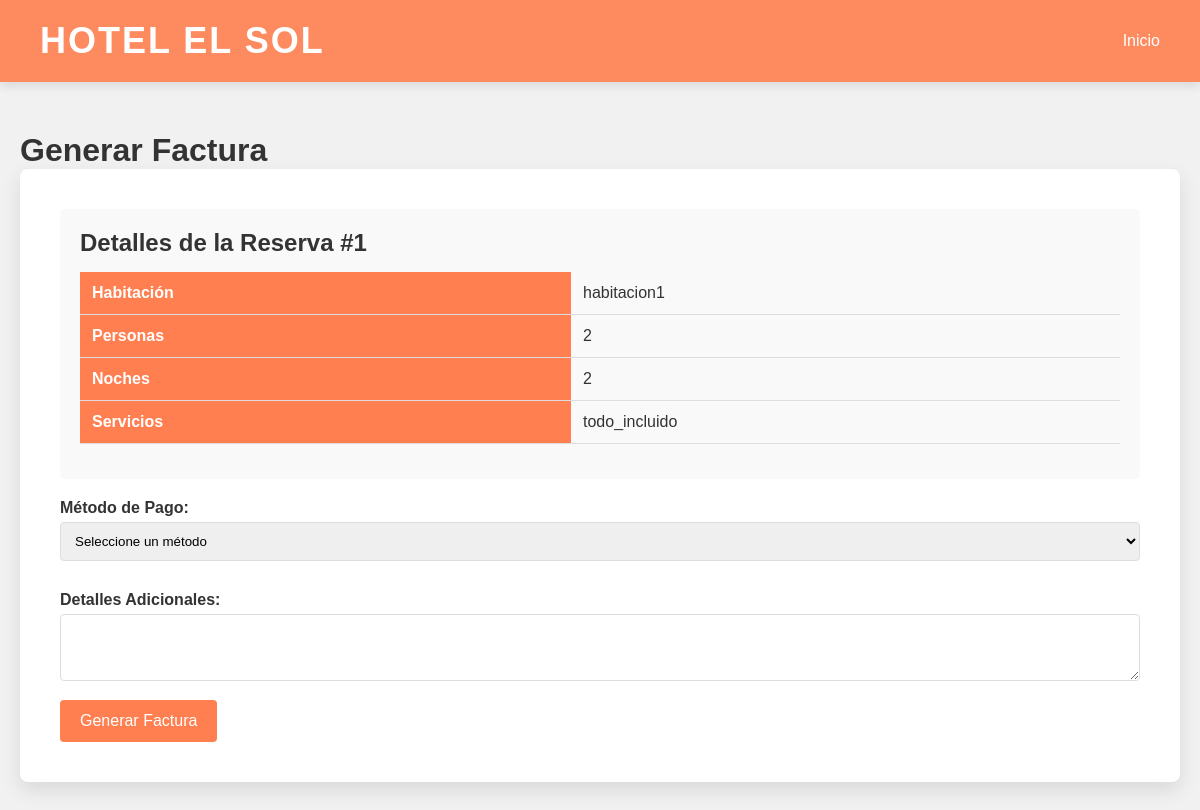
The page /Hotel/facturar.php?id=1 on the database as committed earlier.
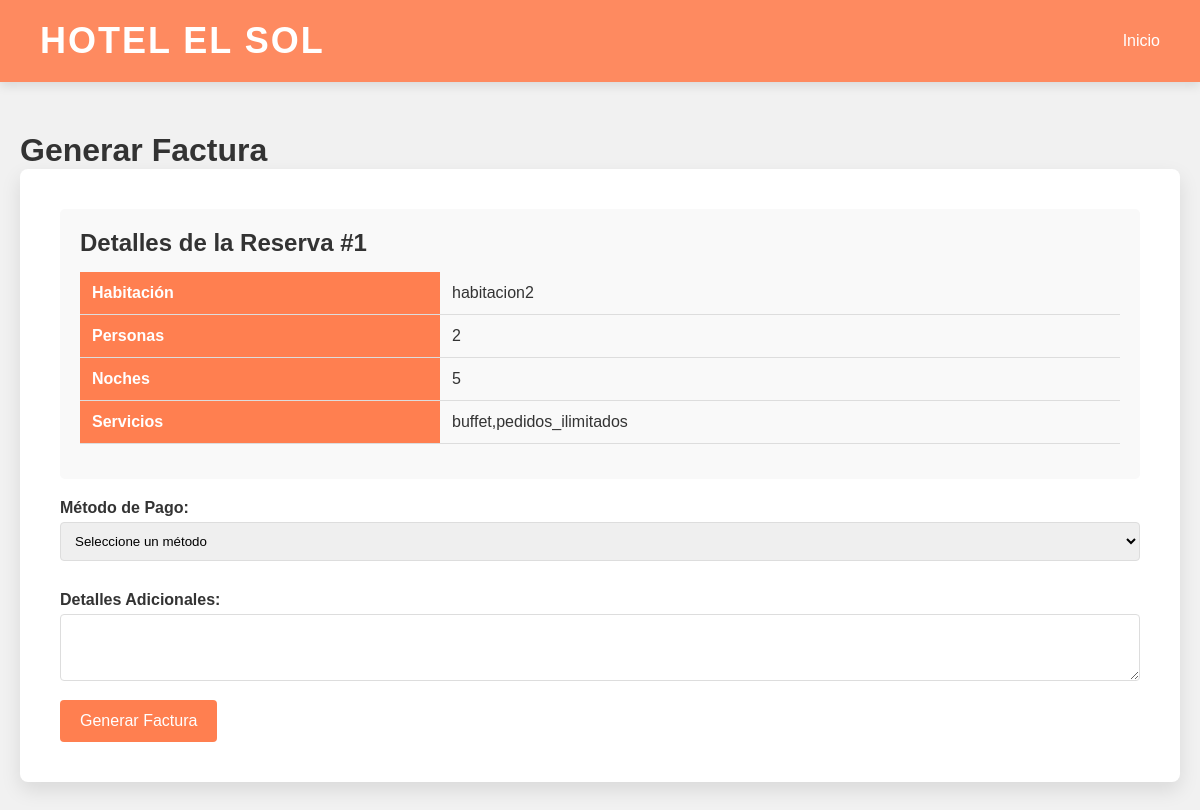
The same page on the database as committed later.
### tables this page shows
CREATE TABLE `reservas` (
  `id` int(11) NOT NULL,
  `habitacion` varchar(100) NOT NULL,
  `personas` int(11) NOT NULL,
  `noches` int(11) NOT NULL,
  `servicios` text DEFAULT NULL,
  `fecha` timestamp NOT NULL DEFAULT current_timestamp()
);

### Hotel/facturar.php (the view, shortened to what this page needs)
<?php
$host = "localhost";
$usuario = "root";
$contrasena = "";
$basedatos = "hotel";
$conn = new mysqli($host, $usuario, $contrasena, $basedatos);
$reserva_id = isset($_GET['id']) ? intval($_GET['id']) : 0;
$mostrar_formulario = true;
$mensaje_exito = '';
$reserva = [];
if ($reserva_id > 0) {
    $query = "SELECT * FROM reservas WHERE id = ?";
    $stmt = $conn->prepare($query);
    $stmt->bind_param("i", $reserva_id);
    $stmt->execute();
    $result = $stmt->get_result();
    $reserva = $result->fetch_assoc();
}
?>
<!DOCTYPE html>
<html lang="es">
<head>
</head>
<body>
    <div class="navbar">
        <div class="titulo">Hotel El Sol</div>
        <div class="nav-botones">
            <a href="inicio.php" style="color: white; text-decoration: none;">Inicio</a>
        </div>
    </div>
    <main class="contenedor-central">
        <h1>Generar Factura</h1>
        <?php if (!empty($mensaje_exito)): ?>
            <?php echo $mensaje_exito; ?>
        <?php elseif (!empty($reserva) && $mostrar_formulario): ?>
        <div class="formulario-factura">
            <div class="detalles-reserva">
                <h2>Detalles de la Reserva #<?php echo $reserva_id; ?></h2>
                <table>
                    <tr>
                        <th>Habitación</th>
                        <td><?php echo htmlspecialchars($reserva['habitacion']); ?></td>
                    </tr>
                    <tr>
                        <th>Personas</th>
                        <td><?php echo htmlspecialchars($reserva['personas']); ?></td>
                    </tr>
                    <tr>
                        <th>Noches</th>
                        <td><?php echo htmlspecialchars($reserva['noches']); ?></td>
                    </tr>
                    <tr>
                        <th>Servicios</th>
                        <td><?php echo htmlspecialchars($reserva['servicios']); ?></td>
                    </tr>
                </table>
            </div>
            <form action="" method="POST">
                <label for="metodo_pago">Método de Pago:</label>
                <select id="metodo_pago" name="metodo_pago" required>
                    <option value="">Seleccione un método</option>
                </select>
                <label for="detalles">Detalles Adicionales:</label>
                <textarea id="detalles" name="detalles" rows="3"></textarea>
                <button type="submit" name="generar_factura">Generar Factura</button>
            </form>
        </div>
        <?php endif; ?>
    </main>
</body>
</html>

Rows that differ between the two databases and show on the page:
changed reservas: habitacion "habitacion1" → "habitacion2"; noches "2" → "5"; servicios "todo_incluido" → "buffet,pedidos_ilimitados"
